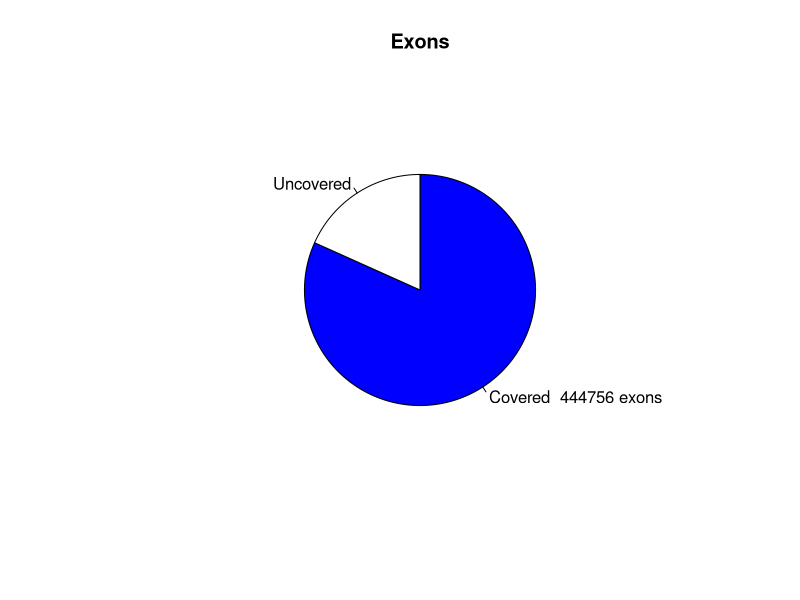

Recreate this plot in R.
png("/rds/user/is460/hpc-work/muscle-rnaseq/ezbamqc/output/figs/srpk3_hom_ttnb_het_9.read_distr_pie.png",width=500,height=500,units="px")
pie(c(444756,99552),labels=c("Covered  444756 exons","Uncovered"),main="Exons",radius=0.6,clockwise=T,col=c("blue","white"))
dev.state = dev.off()
